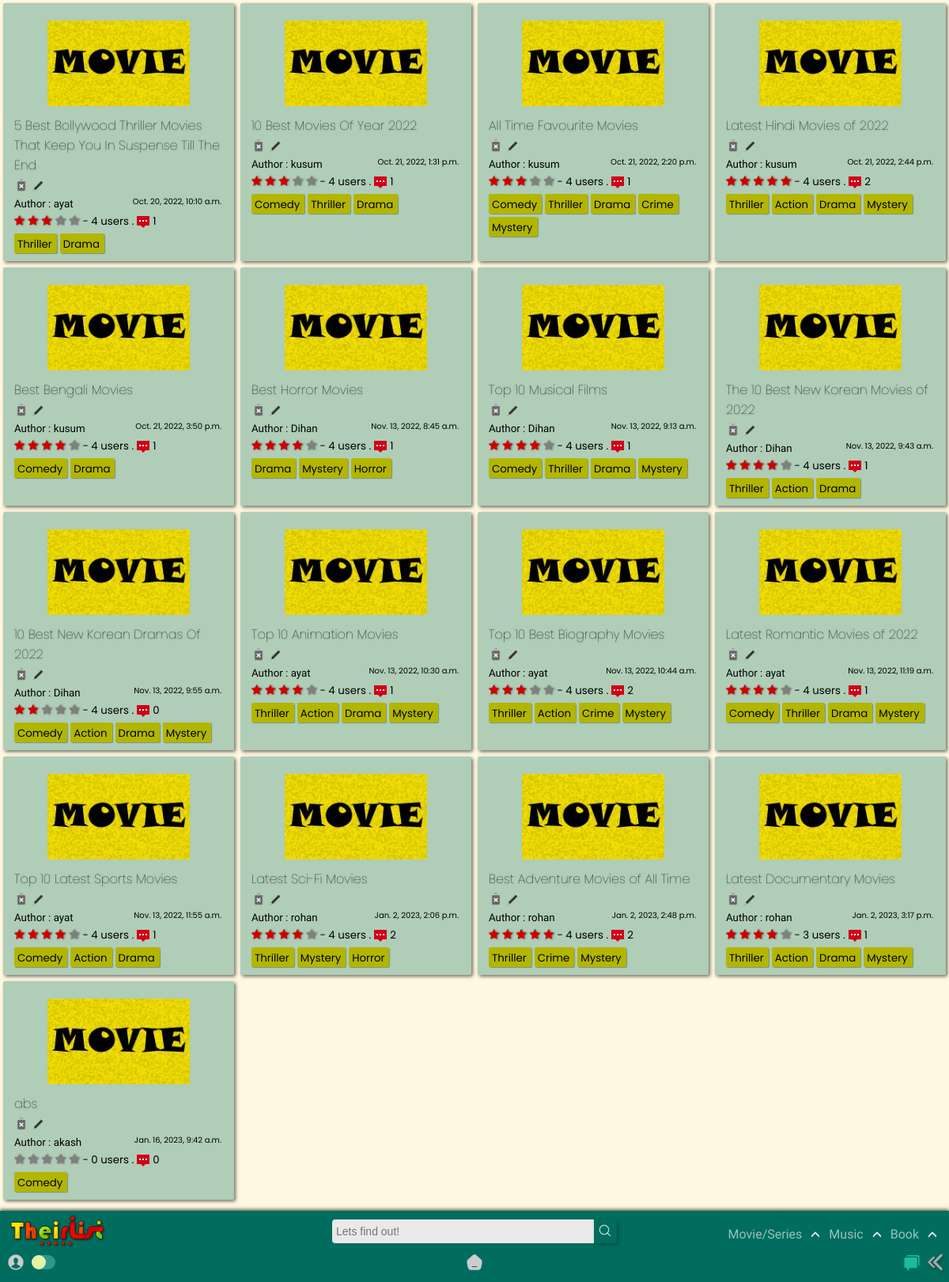
/home/film/, run on an earlier commit of the app's database.
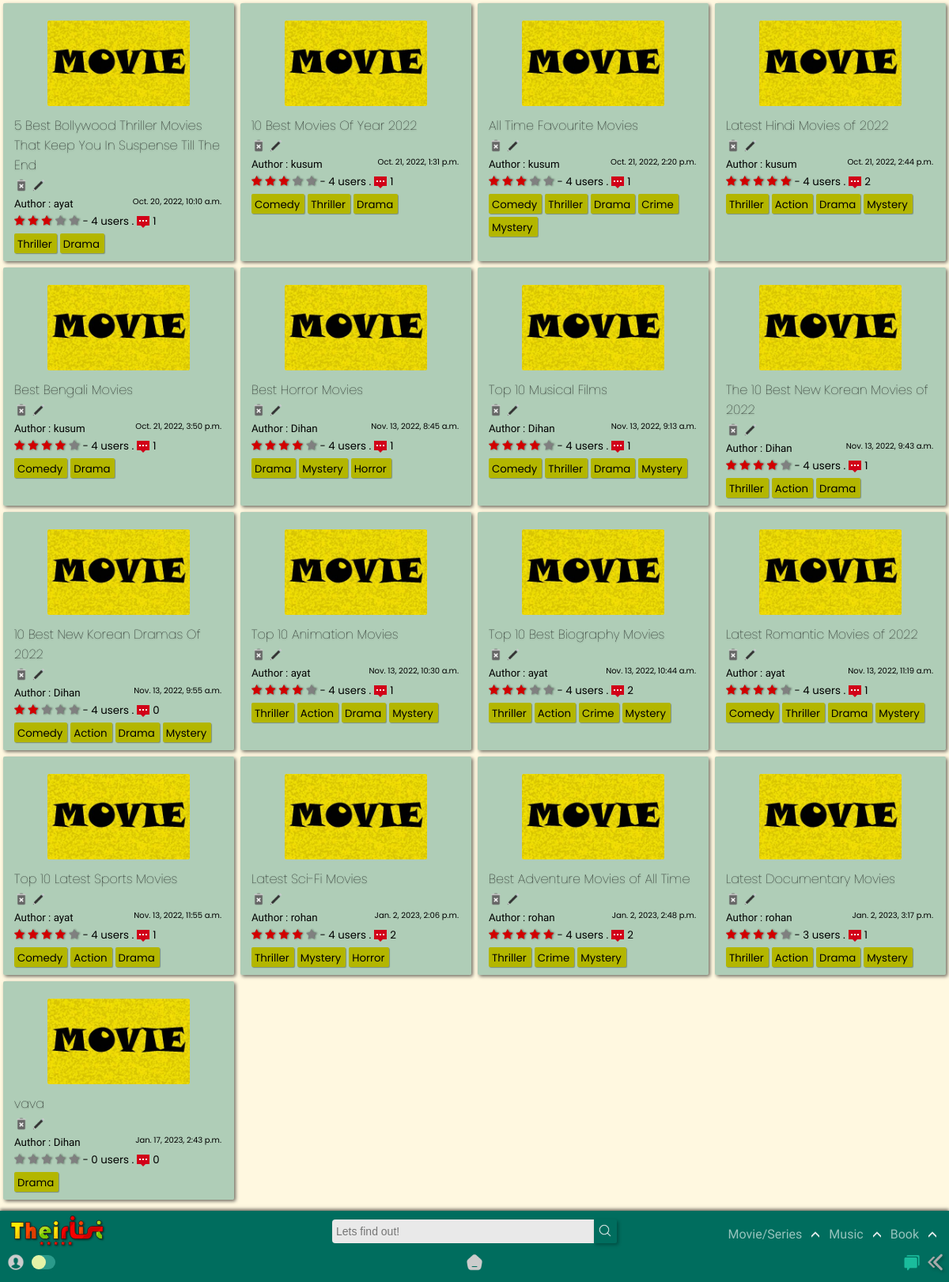
And on a later commit of the database.
### app/models.py (models this page shows, shortened)
class List(models.Model):
    title = models.CharField(max_length=120)
    genre = models.ManyToManyField('Genre',blank=True)
    creator = models.ForeignKey(User,on_delete=models.SET_NULL,blank=True, null=True)
    posted = models.DateTimeField(default=now)
    content = RichTextField(null=True,default=' ')
    type = models.CharField(max_length=10,default="Movie")
    spoiler_choices = [(False, 'No'),(True, 'Yes')]
    spoiler = models.BooleanField(default=False,null=True, choices = spoiler_choices)
    slug = models.SlugField(max_length= 300,null=True, blank = True, unique=True)
    def average_rating(self) -> float:
        return Starr.objects.filter(list=self).aggregate(Avg("rate"))["rate__avg"] or 0
    def count_rating(self):
        return Starr.objects.filter(list=self).count()
    def count_comments(self):
        return Review.objects.filter(List=self).count()

class Genre(models.Model):
    name = models.CharField(max_length=150)
    def __str__(self):
        return self.name

### app/views.py (the view)
# urls.py: path('film/',views.film, name='film'),
def film(request,query=None):
    if not query:
        qs = List.objects.all()
    else:
        qs = List.objects.filter(genre__name__icontains=query)
    return render(request, 'app/film.html', {'query': qs, 'result' : query} )

### templates/app/film.html (shortened to what this page needs)
{% extends "index.html" %}
{% load static %}
{% block content %}
<section>
    <div class="contain-sec" id="contain-sec5">
      {% for film in query %}
      <div class="elements">
        <div class="thumb">
          <img src="{% static 'app/images/movie-poster.jpg' %}" width="100px" />
        </div>
        <div class="Title">
          <a href="{% url 'app:list_detail' film.slug %}"><h4 class="tit">{{film.title}}</h4></a>
          {% if user.id == film.creator.id %}
          <a href="{% url 'app:delete_movie' film.slug %}"><img src ="{% static 'app/images/delete.png' %}"></a>
          <a href="{% url 'app:update_list' film.slug %}"><img src ="{% static 'app/images/edit.png' %}"></a>
          {% else %}
          <img src ="{% static 'app/images/delete-dis.png' %}">
          <img src ="{% static 'app/images/edit-dis.png' %}">
          {% endif %}
        </div>
        <div class="Author">
          <small>Author : {{film.creator.username}}<span>{{film.posted}}</span></small>
        </div>
        <div class="rating">
          <span class="star-headline">
            <span class="fa fa-star {% if film.average_rating > 0 %} checked {% endif %}"></span>
            <span class="fa fa-star {% if film.average_rating > 1 %} checked {% endif %}"></span>
            <span class="fa fa-star {% if film.average_rating > 2 %} checked {% endif %}"></span>
            <span class="fa fa-star {% if film.average_rating > 3 %} checked {% endif %}" ></span>
            <span class="fa fa-star {% if film.average_rating > 4 %} checked {% endif %}"></span>
          </span>
          <small> - {{film.count_rating}} users .<img class="comments_count" src="{% static 'app/images/comments.png' %}">{{film.count_comments}}</small>
        </div>
          {% for tag in film.genre.all %}
          <div class="Genre">
            <a href="{% url 'app:film' query=tag %}">
              <small>{{ tag }}</small>
            </a>
          </div>
            {% empty %}
            No tags!
          {% endfor %}
      </div>
      {% endfor %}
    </div>
  </section>
{% endblock content %}

What changed in the data, as far as the page shows it:
removed List: title "abs", creator.username "akash", posted "Jan. 16, 2023, 9:42 a.m.", count_rating "0", count_comments "0", Genre (name "Comedy")
added List: title "vava", creator.username "Dihan", posted "Jan. 17, 2023, 2:43 p.m.", count_rating "0", count_comments "0", Genre (name "Drama")
